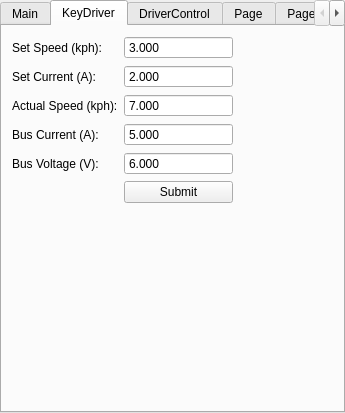
<?xml version="1.0" encoding="UTF-8"?>
<ui version="4.0">
 <class>WindowDesign</class>
 <widget class="QTabWidget" name="WindowDesign">
  <property name="geometry">
   <rect>
    <x>0</x>
    <y>0</y>
    <width>345</width>
    <height>413</height>
   </rect>
  </property>
  <property name="windowTitle">
   <string>Telem Test Program</string>
  </property>
  <property name="currentIndex">
   <number>1</number>
  </property>
  <widget class="QWidget" name="main">
   <attribute name="title">
    <string>Main</string>
   </attribute>
   <widget class="QWidget" name="verticalLayoutWidget">
    <property name="geometry">
     <rect>
      <x>10</x>
      <y>10</y>
      <width>161</width>
      <height>309</height>
     </rect>
    </property>
    <layout class="QVBoxLayout" name="verticalLayout">
     <item>
      <widget class="QLineEdit" name="comPortLineEdit">
       <property name="text">
        <string>/dev/ttyUSB0</string>
       </property>
      </widget>
     </item>
     <item>
      <widget class="QLabel" name="constConnectionStatusLabel">
       <property name="text">
        <string>Connection Status:</string>
       </property>
      </widget>
     </item>
     <item>
      <widget class="QLabel" name="displayConnectionStatusLabel">
       <property name="text">
        <string>Not Connected.</string>
       </property>
      </widget>
     </item>
     <item>
      <widget class="QPushButton" name="connectButton">
       <property name="text">
        <string>Connect</string>
       </property>
      </widget>
     </item>
     <item>
      <widget class="QCheckBox" name="sendKeyDriverControlCheckBox">
       <property name="enabled">
        <bool>true</bool>
       </property>
       <property name="text">
        <string>Key Driver Control</string>
       </property>
       <property name="checked">
        <bool>true</bool>
       </property>
      </widget>
     </item>
     <item>
      <widget class="QCheckBox" name="sendDriverControlDetailsCheckBox">
       <property name="text">
        <string>Driver Control Details</string>
       </property>
       <property name="checked">
        <bool>true</bool>
       </property>
      </widget>
     </item>
     <item>
      <widget class="QCheckBox" name="sendFaultsCheckBox">
       <property name="text">
        <string>Faults</string>
       </property>
       <property name="checked">
        <bool>true</bool>
       </property>
      </widget>
     </item>
     <item>
      <widget class="QCheckBox" name="sendBatteryDataCheckBox">
       <property name="text">
        <string>Battery Data</string>
       </property>
       <property name="checked">
        <bool>true</bool>
       </property>
      </widget>
     </item>
     <item>
      <widget class="QCheckBox" name="sendCmuDataCheckBox">
       <property name="text">
        <string>Cmu Data</string>
       </property>
       <property name="checked">
        <bool>true</bool>
       </property>
      </widget>
     </item>
     <item>
      <widget class="QCheckBox" name="sendMpptDataCheckBox">
       <property name="text">
        <string>Mppt Data</string>
       </property>
       <property name="checked">
        <bool>true</bool>
       </property>
      </widget>
     </item>
     <item>
      <widget class="QPushButton" name="sendButton">
       <property name="text">
        <string>Send</string>
       </property>
      </widget>
     </item>
    </layout>
   </widget>
  </widget>
  <widget class="QWidget" name="KeyDriverControls">
   <attribute name="title">
    <string>KeyDriver</string>
   </attribute>
   <widget class="QWidget" name="formLayoutWidget">
    <property name="geometry">
     <rect>
      <x>10</x>
      <y>10</y>
      <width>221</width>
      <height>233</height>
     </rect>
    </property>
    <layout class="QFormLayout" name="formLayout">
     <item row="1" column="0">
      <widget class="QLabel" name="constSetSpeedLabel">
       <property name="text">
        <string>Set Speed (kph):</string>
       </property>
      </widget>
     </item>
     <item row="1" column="1">
      <widget class="QDoubleSpinBox" name="driverSetSpeedRpmSpinBox">
       <property name="buttonSymbols">
        <enum>QAbstractSpinBox::NoButtons</enum>
       </property>
       <property name="correctionMode">
        <enum>QAbstractSpinBox::CorrectToNearestValue</enum>
       </property>
       <property name="prefix">
        <string/>
       </property>
       <property name="decimals">
        <number>3</number>
       </property>
       <property name="maximum">
        <double>1000.000000000000000</double>
       </property>
       <property name="value">
        <double>3.000000000000000</double>
       </property>
      </widget>
     </item>
     <item row="2" column="0">
      <widget class="QLabel" name="constSetCurrentLabel">
       <property name="text">
        <string>Set Current (A):</string>
       </property>
      </widget>
     </item>
     <item row="2" column="1">
      <widget class="QDoubleSpinBox" name="driverSetCurrentSpinBox">
       <property name="buttonSymbols">
        <enum>QAbstractSpinBox::NoButtons</enum>
       </property>
       <property name="correctionMode">
        <enum>QAbstractSpinBox::CorrectToNearestValue</enum>
       </property>
       <property name="prefix">
        <string/>
       </property>
       <property name="decimals">
        <number>3</number>
       </property>
       <property name="maximum">
        <double>1000.000000000000000</double>
       </property>
       <property name="value">
        <double>2.000000000000000</double>
       </property>
      </widget>
     </item>
     <item row="3" column="0">
      <widget class="QLabel" name="constActualSpeedLabel">
       <property name="text">
        <string>Actual Speed (kph):</string>
       </property>
      </widget>
     </item>
     <item row="3" column="1">
      <widget class="QDoubleSpinBox" name="vehicleVelocitySpinBox">
       <property name="buttonSymbols">
        <enum>QAbstractSpinBox::NoButtons</enum>
       </property>
       <property name="correctionMode">
        <enum>QAbstractSpinBox::CorrectToNearestValue</enum>
       </property>
       <property name="prefix">
        <string/>
       </property>
       <property name="decimals">
        <number>3</number>
       </property>
       <property name="maximum">
        <double>1000.000000000000000</double>
       </property>
       <property name="value">
        <double>7.000000000000000</double>
       </property>
      </widget>
     </item>
     <item row="4" column="0">
      <widget class="QLabel" name="constBusCurrentLabel">
       <property name="text">
        <string>Bus Current (A):</string>
       </property>
      </widget>
     </item>
     <item row="4" column="1">
      <widget class="QDoubleSpinBox" name="busCurrentSpinBox">
       <property name="buttonSymbols">
        <enum>QAbstractSpinBox::NoButtons</enum>
       </property>
       <property name="correctionMode">
        <enum>QAbstractSpinBox::CorrectToNearestValue</enum>
       </property>
       <property name="prefix">
        <string/>
       </property>
       <property name="decimals">
        <number>3</number>
       </property>
       <property name="maximum">
        <double>1000.000000000000000</double>
       </property>
       <property name="value">
        <double>5.000000000000000</double>
       </property>
      </widget>
     </item>
     <item row="5" column="0">
      <widget class="QLabel" name="constBusVoltageLabel">
       <property name="text">
        <string>Bus Voltage (V):</string>
       </property>
      </widget>
     </item>
     <item row="5" column="1">
      <widget class="QDoubleSpinBox" name="busVoltageSpinBox">
       <property name="buttonSymbols">
        <enum>QAbstractSpinBox::NoButtons</enum>
       </property>
       <property name="correctionMode">
        <enum>QAbstractSpinBox::CorrectToNearestValue</enum>
       </property>
       <property name="prefix">
        <string/>
       </property>
       <property name="decimals">
        <number>3</number>
       </property>
       <property name="maximum">
        <double>1000.000000000000000</double>
       </property>
       <property name="value">
        <double>6.000000000000000</double>
       </property>
      </widget>
     </item>
     <item row="6" column="1">
      <widget class="QPushButton" name="keyDriverControlsSubmitButton">
       <property name="text">
        <string>Submit</string>
       </property>
      </widget>
     </item>
    </layout>
   </widget>
  </widget>
  <widget class="QWidget" name="DriverControlDetails">
   <attribute name="title">
    <string>DriverControl</string>
   </attribute>
   <widget class="QWidget" name="formLayoutWidget_2">
    <property name="geometry">
     <rect>
      <x>10</x>
      <y>10</y>
      <width>271</width>
      <height>260</height>
     </rect>
    </property>
    <layout class="QFormLayout" name="formLayout_2">
     <item row="0" column="0">
      <widget class="QLabel" name="motorVelocityRpmLabel">
       <property name="text">
        <string>Motor Velocity (Rpm):</string>
       </property>
      </widget>
     </item>
     <item row="0" column="1">
      <widget class="QLineEdit" name="motorVelocityRpmLineEdit">
       <property name="text">
        <string>8.0f</string>
       </property>
      </widget>
     </item>
     <item row="1" column="0">
      <widget class="QLabel" name="motorVoltageRealLabel">
       <property name="text">
        <string>Actual Motor Voltage (V):</string>
       </property>
      </widget>
     </item>
     <item row="1" column="1">
      <widget class="QLineEdit" name="motorVoltageRealLineEdit">
       <property name="text">
        <string>11.0f</string>
       </property>
      </widget>
     </item>
     <item row="2" column="0">
      <widget class="QLabel" name="motorCurrentRealLabel">
       <property name="text">
        <string>Actual Motor Current (A):</string>
       </property>
      </widget>
     </item>
     <item row="2" column="1">
      <widget class="QLineEdit" name="motorCurrentRealLineEdit">
       <property name="text">
        <string>13.0f</string>
       </property>
      </widget>
     </item>
     <item row="3" column="0">
      <widget class="QLabel" name="backEmfImaginaryLabel">
       <property name="text">
        <string>Back EMF Imaginary:</string>
       </property>
      </widget>
     </item>
     <item row="3" column="1">
      <widget class="QLineEdit" name="backEmfImaginaryLineEdit">
       <property name="text">
        <string>15.0f</string>
       </property>
      </widget>
     </item>
     <item row="4" column="0">
      <widget class="QLabel" name="dspBoardTempLabel">
       <property name="text">
        <string>DSP Board Temp:</string>
       </property>
      </widget>
     </item>
     <item row="4" column="1">
      <widget class="QLineEdit" name="dspBoardTempLineEdit">
       <property name="text">
        <string>18.0f</string>
       </property>
      </widget>
     </item>
     <item row="5" column="0">
      <widget class="QLabel" name="dcBusAmpHoursLabel">
       <property name="text">
        <string>DC Bus AmpHours:</string>
       </property>
      </widget>
     </item>
     <item row="5" column="1">
      <widget class="QLineEdit" name="dcBusAmpHoursLineEdit">
       <property name="text">
        <string>19.0f</string>
       </property>
      </widget>
     </item>
     <item row="6" column="0">
      <widget class="QLabel" name="odometerLabel">
       <property name="text">
        <string>Odometer:</string>
       </property>
      </widget>
     </item>
     <item row="6" column="1">
      <widget class="QLineEdit" name="odometerLineEdit">
       <property name="text">
        <string>20.0f</string>
       </property>
      </widget>
     </item>
     <item row="7" column="1">
      <widget class="QPushButton" name="driverControlDetailsSubmitButton">
       <property name="text">
        <string>Submit</string>
       </property>
      </widget>
     </item>
    </layout>
   </widget>
  </widget>
  <widget class="QWidget" name="Faults">
   <attribute name="title">
    <string>Page</string>
   </attribute>
   <widget class="QWidget" name="formLayoutWidget_3">
    <property name="geometry">
     <rect>
      <x>10</x>
      <y>10</y>
      <width>321</width>
      <height>362</height>
     </rect>
    </property>
    <layout class="QFormLayout" name="formLayout_3">
     <item row="1" column="0">
      <widget class="QLabel" name="softwareOverCurrentLabel">
       <property name="text">
        <string>Software Over Current</string>
       </property>
      </widget>
     </item>
     <item row="1" column="1">
      <widget class="QLineEdit" name="softwareOverCurrentLineEdit"/>
     </item>
     <item row="2" column="0">
      <widget class="QLabel" name="hardwareOverCurrentLabel">
       <property name="text">
        <string>HardwareOverCurrent</string>
       </property>
      </widget>
     </item>
     <item row="2" column="1">
      <widget class="QLineEdit" name="hardwareOverCurrentLineEdit"/>
     </item>
     <item row="0" column="0">
      <widget class="QLabel" name="label_15">
       <property name="text">
        <string>Motor One Faults:</string>
       </property>
      </widget>
     </item>
     <item row="3" column="0">
      <widget class="QLabel" name="label_16">
       <property name="text">
        <string>Motor Two Faults:</string>
       </property>
      </widget>
     </item>
     <item row="4" column="0">
      <widget class="QLabel" name="softwareOverCurrentLabel_2">
       <property name="text">
        <string>SoftwareOverCurrent</string>
       </property>
      </widget>
     </item>
     <item row="4" column="1">
      <widget class="QLineEdit" name="softwareOverCurrentLineEdit_2"/>
     </item>
     <item row="5" column="0">
      <widget class="QLabel" name="hardwareOverCurrentLabel_2">
       <property name="text">
        <string>HardwareOverCurrent</string>
       </property>
      </widget>
     </item>
     <item row="5" column="1">
      <widget class="QLineEdit" name="hardwareOverCurrentLineEdit_2"/>
     </item>
     <item row="6" column="0">
      <widget class="QLabel" name="label_17">
       <property name="text">
        <string>Battery Faults:</string>
       </property>
      </widget>
     </item>
     <item row="7" column="0">
      <widget class="QLabel" name="cellOverVoltageLabel">
       <property name="text">
        <string>Cell Over Voltage</string>
       </property>
      </widget>
     </item>
     <item row="7" column="1">
      <widget class="QLineEdit" name="cellOverVoltageLineEdit"/>
     </item>
     <item row="8" column="0">
      <widget class="QLabel" name="cellUnderVoltageLabel">
       <property name="text">
        <string>CellUnderVoltage</string>
       </property>
      </widget>
     </item>
     <item row="8" column="1">
      <widget class="QLineEdit" name="cellUnderVoltageLineEdit"/>
     </item>
     <item row="9" column="0">
      <widget class="QLabel" name="cellOverTemperatureLabel">
       <property name="text">
        <string>Cell Over Temperature</string>
       </property>
      </widget>
     </item>
     <item row="9" column="1">
      <widget class="QLineEdit" name="cellOverTemperatureLineEdit"/>
     </item>
     <item row="10" column="0">
      <widget class="QLabel" name="cMUCommunicationsTimeoutLabel">
       <property name="text">
        <string>CMU Communications Timeout</string>
       </property>
      </widget>
     </item>
     <item row="10" column="1">
      <widget class="QLineEdit" name="cMUCommunicationsTimeoutLineEdit"/>
     </item>
     <item row="11" column="1">
      <widget class="QPushButton" name="pushButton_4">
       <property name="text">
        <string>Submit</string>
       </property>
      </widget>
     </item>
    </layout>
   </widget>
  </widget>
  <widget class="QWidget" name="BatteryData">
   <attribute name="title">
    <string>Page</string>
   </attribute>
   <widget class="QWidget" name="formLayoutWidget_4">
    <property name="geometry">
     <rect>
      <x>10</x>
      <y>10</y>
      <width>301</width>
      <height>331</height>
     </rect>
    </property>
    <layout class="QFormLayout" name="formLayout_4">
     <item row="0" column="0">
      <widget class="QLabel" name="batteryCurrentALabel">
       <property name="text">
        <string>Battery Current (A)</string>
       </property>
      </widget>
     </item>
     <item row="0" column="1">
      <widget class="QLineEdit" name="batteryCurrentALineEdit"/>
     </item>
     <item row="1" column="0">
      <widget class="QLabel" name="batteryVoltageVLabel">
       <property name="text">
        <string>Battery Voltage (V)</string>
       </property>
      </widget>
     </item>
     <item row="1" column="1">
      <widget class="QLineEdit" name="batteryVoltageVLineEdit"/>
     </item>
     <item row="2" column="1">
      <widget class="QPushButton" name="pushButton_5">
       <property name="text">
        <string>Submit</string>
       </property>
      </widget>
     </item>
    </layout>
   </widget>
  </widget>
  <widget class="QWidget" name="CmuData">
   <attribute name="title">
    <string>Page</string>
   </attribute>
   <widget class="QWidget" name="formLayoutWidget_5">
    <property name="geometry">
     <rect>
      <x>10</x>
      <y>10</y>
      <width>160</width>
      <height>80</height>
     </rect>
    </property>
    <layout class="QFormLayout" name="formLayout_5"/>
   </widget>
  </widget>
 </widget>
 <resources/>
 <connections/>
</ui>
